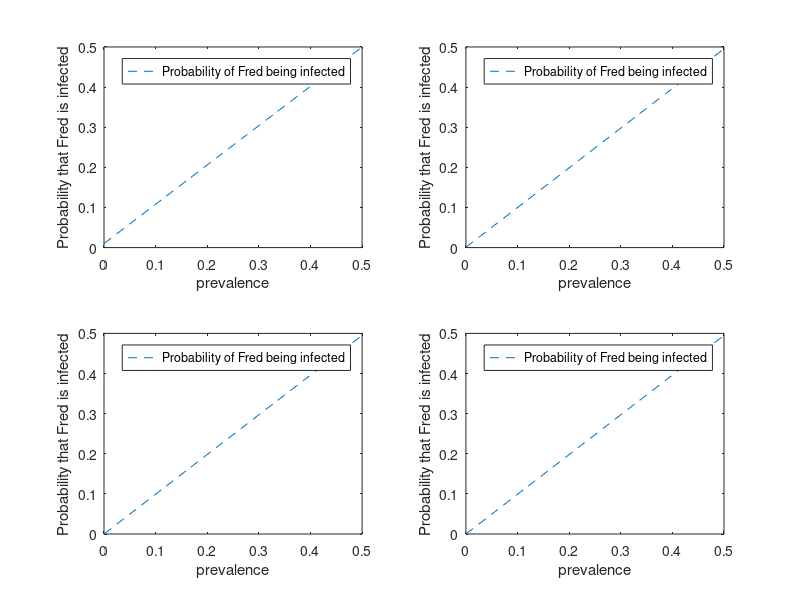

This chart was generated by the following MATLAB code:
clear all; close all; clc
%Assumptions:
%positive test was taken
%sensitivity changes between 99%, 99,9%; 99,99%; 99,999%
%specificity = 99%,
%prevalence ranges %from 0.001% to 50%

%specificity = P(negative|healthy)
%sensitivity = P(positive|infected)

% Since Fred took a test that came back negative we have 
%P(infected|positive)
% = P(infected and positive)/P(positive) by Bayes
%
% P(positive) = P(healthy and positive) + P(infected and positive)
%             = (1-prevalence)*(1-speficity) + prevalence*sensitivity

% Remark: I assumed, that if the interpretation of the exercise, in which we should
% compute "P(infected) after Fred recieved a positive test result" meant
% P(infected|positive) and not P( (infected|positive) |positive). 

p = linspace(0.00001,0.5,10)'; %prevalence vector
one = ones(length(p),1);
sp99 = 0.99;% specificity
sp999 = 0.999;
sp9999 = 0.9999;
sp99999 = 0.99999;


PoI99 = (one-p)*(1-sp99) + p*0.99; % Probability of infection for sensitivity 99%
PoI999 = (one-p)*(1-sp999) + p*0.99;%Probability of infection for sensitivity 99.9%
PoI9999 = (one-p)*(1-sp9999) + p*0.99;%...
PoI99999 = (one-p)*(1-sp99999) + p*0.99;%...

figure
subplot(2,2,1)
plot(p, PoI99,'--')
xlabel('prevalence')
ylabel('Probability that Fred is infected')
legend('Probability of Fred being infected')
subplot(2,2,2)
plot(p, PoI999,'--')
xlabel('prevalence')
ylabel('Probability that Fred is infected')
legend('Probability of Fred being infected')
subplot(2,2,3)
plot(p, PoI9999,'--')
xlabel('prevalence')
ylabel('Probability that Fred is infected')
legend('Probability of Fred being infected')
subplot(2,2,4)
plot(p, PoI99999,'--')
xlabel('prevalence')
ylabel('Probability that Fred is infected')
legend('Probability of Fred being infected')